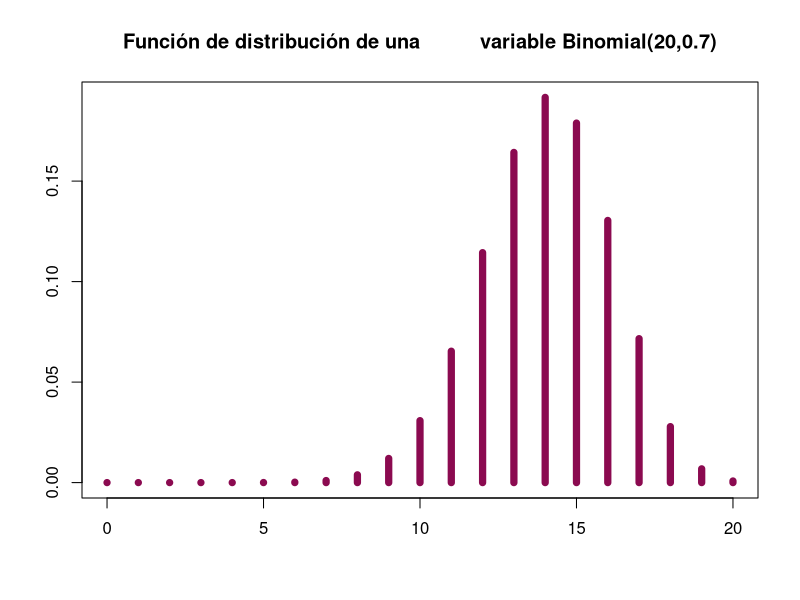

R code for this plot:
## ---- chunk 1

# Datos

T=18                                   #Número de éxitos
alpha=0.05                             #Nivel de significancia
n=20                                   #Tamaño de la muestra
p=0.70                                 #Proporción  

t=qbinom(.95,n,p)                       #Valor crítico
t
pvalue= 1-pbinom(17,20,0.7)                #P-value
pvalue
## ---- chunk 2

w=0:20
plot(0:20,dbinom(0:20,20,0.7),type="h",xlab = " ",
     ylab = " ",col= "deeppink4",lwd=7,main="Función de distribución de una          variable Binomial(20,0.7)")

## ---- chunk 3
binom.test(T,n, p = 0.7, alternative = c("greater"))
